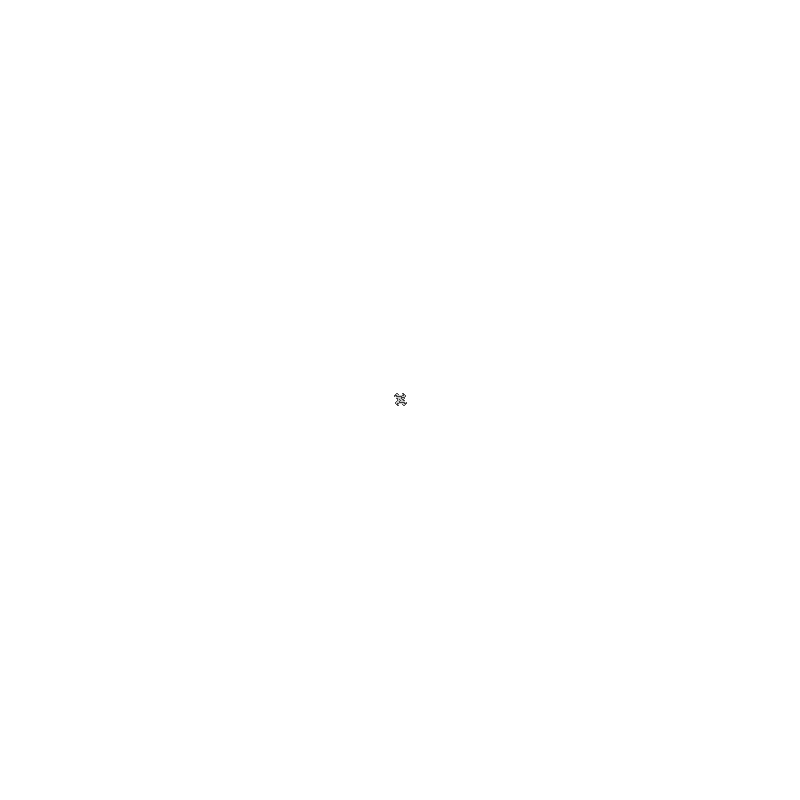
Frame 1 (no input)
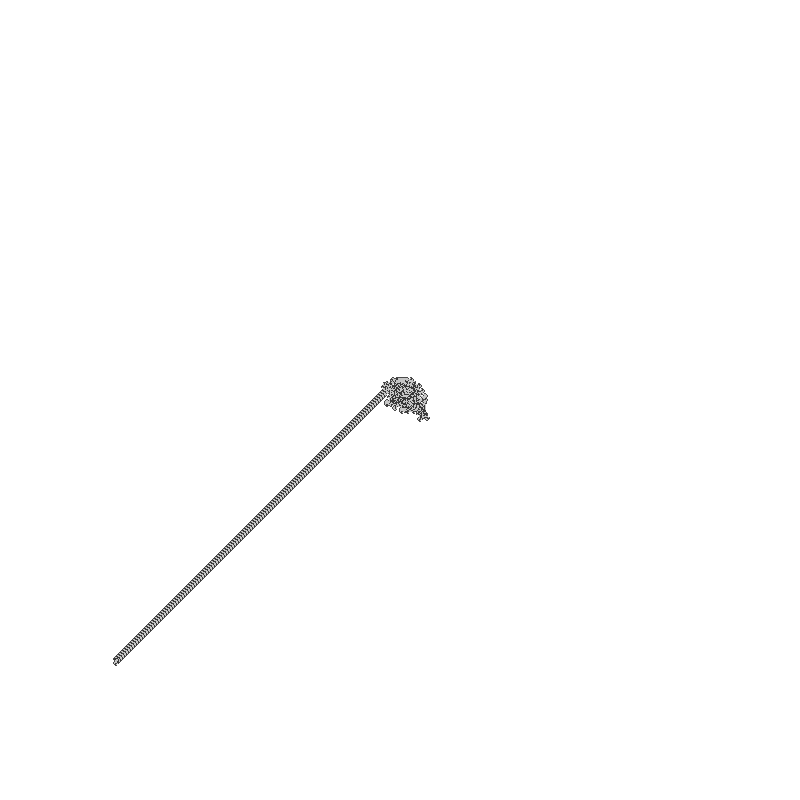
Frame 60 (the mouse pressed at the canvas centre just before this capture)
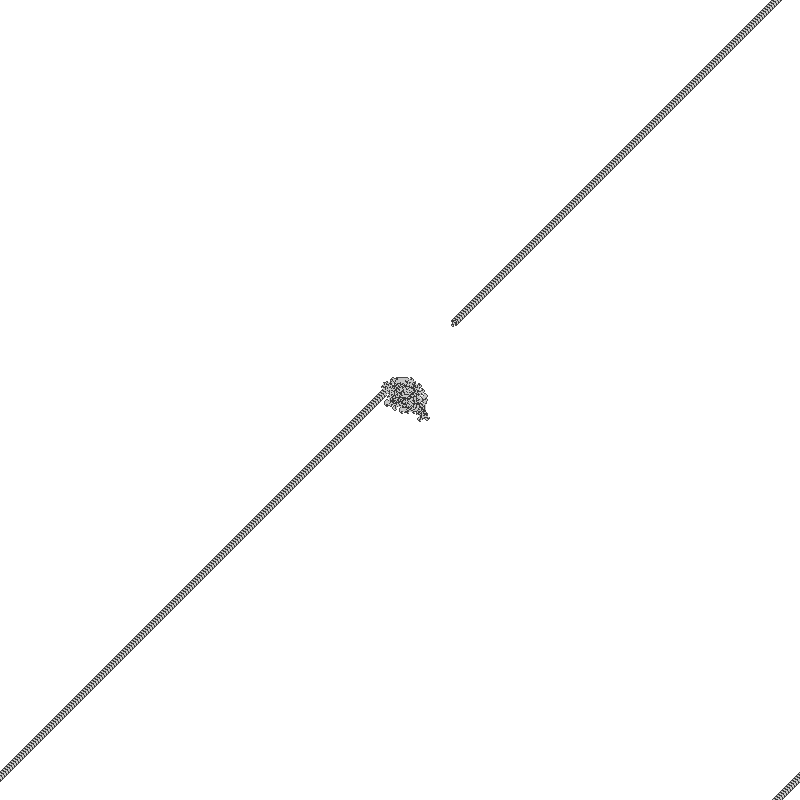
Frame 120 (the mouse held since frame 60 and released just before this capture)

The Processing sketch that drew these frames (run headless with seeded random() and noise(); from frame 60 on, the mouse is pressed at the canvas centre):

// Processing sketch: Langton_s_ant
// ── Langton_s_ant.pde
int[][] grid;
int antx;
int anty;
int dir = 0;

void setup() {
  size(800, 800);
  grid = new int[width][height];
  antx = width/2;
  anty = height/2;
  background(255);
}

void draw() {
  for (int i = 0; i < 400; i++) {
    int[] v = moveForward();
    if (v[2] == 1) {
      stroke(0);
      strokeWeight(1);
      point(v[0], v[1]);
    } else {
      stroke(255);
      strokeWeight(1);
      point(v[0], v[1]);
    }
  }
}

int[] moveForward() {
  int[] vals = new int[3];
  vals[2] = 0;
  if (dir == 0) {
    anty--;
  } else if (dir == 1) {
    antx++;
  } else if (dir == 2) {
    anty++;
  } else if (dir == 3) {
    antx--;
  }
  if (antx > width - 1) antx = 0;
  if (antx < 0) antx = width - 1;
  if (anty > height - 1) anty = 0;
  if (anty < 0) anty = height - 1;
  if (grid[anty][antx] == 1) {
    dir--;
    grid[anty][antx] = 0;
    if (dir == -1) dir = 3;
  } else {
    dir++;
    grid[anty][antx] = 1;
    vals[2] = 1;
    if (dir == 4) dir = 0;
  }
  vals[0] = antx;
  vals[1] = anty;
  return vals;
}
